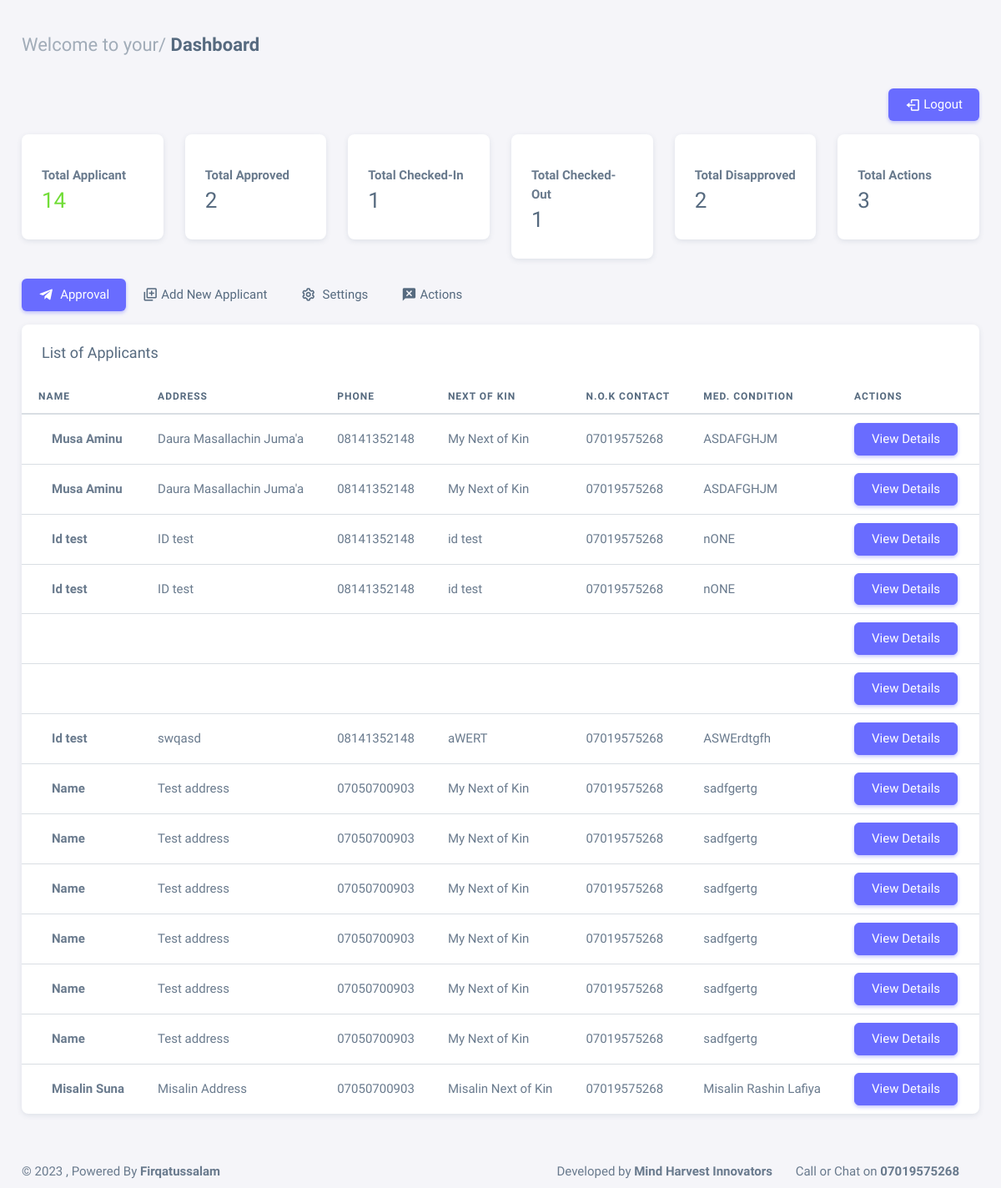
/mosque_dashboard (signed in), run on the app's committed database.
### itikaf/models.py (models this page shows, shortened)
class Applicant(models.Model):
    mosque = models.ForeignKey(Mosque, on_delete=models.CASCADE)
    name = models.CharField(max_length=100)
    age = models.CharField(max_length=2)
    address = models.CharField(max_length=300)
    phone = models.CharField(max_length=20)
    next_of_kin_name = models.CharField(max_length=100)
    next_of_kin_phone = models.CharField(max_length=20)
    medical_condition = models.TextField(blank=True)
    start_date = models.CharField(max_length=20)
    end_date = models.CharField(max_length=20)
    id_type = models.CharField(max_length=50)
    id_card_no = models.CharField(max_length=20)
    id_image = models.ImageField(null=True, blank=True, upload_to="id_images/")
    photo = models.ImageField(null=True, blank=True, upload_to="profile_images/")
    added_by = models.ForeignKey(MosqueAdmin, on_delete=models.SET_NULL, null=True)

### itikaf/views.py (the view)
# urls.py: path('mosque_dashboard', views.mosque_dashboard, name='mosque_dashboard'),
@login_required
@user_passes_test(is_mosque_admin)
def mosque_dashboard(request):
    mosque_admin = get_object_or_404(MosqueAdmin, user=request.user)
    mosque = mosque_admin.mosque
    list_applicants = Applicant.objects.filter(mosque=mosque)
    total_applicants = list_applicants.count()
    num_applicants_with_approval = Applicant.objects.filter(mosque=mosque, approval__isnull=False, approval__approved='Approved').distinct().count()
    num_applicants_with_disapproval = Applicant.objects.filter(mosque=mosque, approval__isnull=False, approval__approved='Disapproved').distinct().count()
    num_applicants_with_checkin = Applicant.objects.filter(mosque=mosque, checkin__isnull=False).distinct().count()
    num_applicants_with_checkout = Applicant.objects.filter(mosque=mosque, checkout__isnull=False).distinct().count()
    num_applicants_with_action = Applicant.objects.filter(mosque=mosque, comment__isnull=False).distinct().count()
    context = {
        'list_applicants': list_applicants,
        'mosque':mosque,
        'total_applicants': total_applicants,
        'num_applicants_with_approval': num_applicants_with_approval,
        'num_applicants_with_checkin': num_applicants_with_checkin,
        'num_applicants_with_checkout': num_applicants_with_checkout,
        'num_applicants_with_disapproval': num_applicants_with_disapproval,
        'num_applicants_with_action': num_applicants_with_action,
    }
    return render(request, 'mosque_dashboard.html', context)

### itikaf/views.py (called while the page is built)
def is_mosque_admin(user):
    return hasattr(user, 'mosqueadmin')

### itikaf/templates/mosque_dashboard.html (shortened to what this page needs)
{% extends 'base.html' %}
{% block content %}
<div class="content-wrapper">
    {% include 'data.html' %}
    <div class="row">
        <div class="col-md-12">
            <ul class="nav nav-pills flex-column flex-md-row mb-3">
                <li class="nav-item">
                    <a class="nav-link active" href="javascript:void(0);"><i class="bx bxl-telegram me-1"></i>
                        Approval</a>
                </li>
                <li class="nav-item">
                    <a class="nav-link" href="{% url 'new_applicant' %}"><i class='bx bx-add-to-queue'></i> Add New
                        Applicant</a>
                </li>
                <li class="nav-item">
                    <a class="nav-link" href="{% url 'profile' %}"><i class="bx bx-cog me-1"></i> Settings </a>
                </li>
                <li class="nav-item">
                    <a class="nav-link" href="{% url 'action' %}"><i class="bx bxs-comment-x"></i> Actions </a>
                </li>
            </ul>
            <div class="card mb-4">
                <h5 class="card-header">List of Applicants</h5>
                <div class="table-responsive text-nowrap">
                    <table class="table">
                        <thead>
                            <tr>
                                <th>Name</th>
                                <th>Address</th>
                                <th>Phone</th>
                                <th>Next of Kin</th>
                                <th>N.O.K Contact</th>
                                <th>Med. Condition</th>
                                <th>Actions</th>
                            </tr>
                        </thead>
                        <tbody class="table-border-bottom-0">
                            {% for l in list_applicants %}
                            <tr>
                                <td> <strong>{{l.name}}</strong>
                                </td>
                                <td>{{l.address}}</td>
                                <td>{{l.phone}}</td>
                                <td>{{l.next_of_kin_name}}</td>
                                <td>{{l.next_of_kin_phone}}</td>
                                <td>{{l.medical_condition}}</td>
                                <td>
                                    <a href="{% url 'applicant_info' l.id %}" class="btn btn-primary me-2">View Details</a>
                                </td>
                            </tr>
                            {% endfor %}
                        </tbody>
                    </table>
                </div>
            </div>
        </div>
    </div>
</div>
{% endblock content%}

### data on the page
Applicant: name "Musa Aminu", address "Daura Masallachin Juma'a", phone "08141352148", next_of_kin_name "My Next of Kin", next_of_kin_phone "07019575268", medical_condition "ASDAFGHJM"
Applicant: name "Musa Aminu", address "Daura Masallachin Juma'a", phone "08141352148", next_of_kin_name "My Next of Kin", next_of_kin_phone "07019575268", medical_condition "ASDAFGHJM"
Applicant: name "Id test", address "ID test", phone "08141352148", next_of_kin_name "id test", next_of_kin_phone "07019575268", medical_condition "nONE"
Applicant: name "Id test", address "ID test", phone "08141352148", next_of_kin_name "id test", next_of_kin_phone "07019575268", medical_condition "nONE"
Applicant: name "Id test", address "swqasd", phone "08141352148", next_of_kin_name "aWERT", next_of_kin_phone "07019575268", medical_condition "ASWErdtgfh"
Applicant: name "Name", address "Test address", phone "07050700903", next_of_kin_name "My Next of Kin", next_of_kin_phone "07019575268", medical_condition "sadfgertg"
Applicant: name "Name", address "Test address", phone "07050700903", next_of_kin_name "My Next of Kin", next_of_kin_phone "07019575268", medical_condition "sadfgertg"
Applicant: name "Name", address "Test address", phone "07050700903", next_of_kin_name "My Next of Kin", next_of_kin_phone "07019575268", medical_condition "sadfgertg"
Applicant: name "Name", address "Test address", phone "07050700903", next_of_kin_name "My Next of Kin", next_of_kin_phone "07019575268", medical_condition "sadfgertg"
Applicant: name "Name", address "Test address", phone "07050700903", next_of_kin_name "My Next of Kin", next_of_kin_phone "07019575268", medical_condition "sadfgertg"
Applicant: name "Name", address "Test address", phone "07050700903", next_of_kin_name "My Next of Kin", next_of_kin_phone "07019575268", medical_condition "sadfgertg"
Applicant: name "Misalin Suna", address "Misalin Address", phone "07050700903", next_of_kin_name "Misalin Next of Kin", next_of_kin_phone "07019575268", medical_condition "Misalin Rashin Lafiya"

### other printed values
{{ total_applicants }} "14"
{{ num_applicants_with_approval }} "2"
{{ num_applicants_with_checkin }} "1"
{{ num_applicants_with_checkout }} "1"
{{ num_applicants_with_disapproval }} "2"
{{ num_applicants_with_action }} "3"
